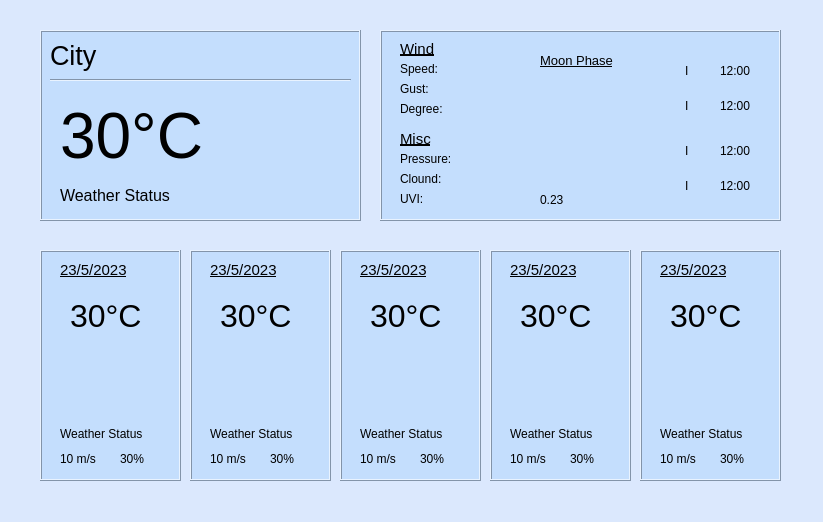
<?xml version="1.0" encoding="UTF-8"?>
<ui version="4.0">
 <class>MainWindow</class>
 <widget class="QWidget" name="MainWindow">
  <property name="windowModality">
   <enum>Qt::NonModal</enum>
  </property>
  <property name="geometry">
   <rect>
    <x>0</x>
    <y>0</y>
    <width>823</width>
    <height>522</height>
   </rect>
  </property>
  <property name="windowTitle">
   <string>MainWindow</string>
  </property>
  <property name="styleSheet">
   <string notr="true">background-color: rgb(219,232,253);
</string>
  </property>
  <widget class="QFrame" name="frame_1">
   <property name="geometry">
    <rect>
     <x>40</x>
     <y>250</y>
     <width>141</width>
     <height>231</height>
    </rect>
   </property>
   <property name="autoFillBackground">
    <bool>false</bool>
   </property>
   <property name="styleSheet">
    <string notr="true">background-color: rgb(196,222,253);</string>
   </property>
   <property name="frameShape">
    <enum>QFrame::Box</enum>
   </property>
   <property name="frameShadow">
    <enum>QFrame::Raised</enum>
   </property>
   <widget class="QLabel" name="date_1">
    <property name="geometry">
     <rect>
      <x>20</x>
      <y>10</y>
      <width>101</width>
      <height>20</height>
     </rect>
    </property>
    <property name="font">
     <font>
      <pointsize>11</pointsize>
      <underline>true</underline>
     </font>
    </property>
    <property name="text">
     <string>23/5/2023</string>
    </property>
    <property name="openExternalLinks">
     <bool>false</bool>
    </property>
   </widget>
   <widget class="QLabel" name="temp_1">
    <property name="geometry">
     <rect>
      <x>30</x>
      <y>40</y>
      <width>91</width>
      <height>51</height>
     </rect>
    </property>
    <property name="font">
     <font>
      <pointsize>24</pointsize>
     </font>
    </property>
    <property name="text">
     <string>30°C</string>
    </property>
   </widget>
   <widget class="QLabel" name="icon_1">
    <property name="geometry">
     <rect>
      <x>30</x>
      <y>70</y>
      <width>81</width>
      <height>81</height>
     </rect>
    </property>
    <property name="autoFillBackground">
     <bool>false</bool>
    </property>
    <property name="styleSheet">
     <string notr="true"/>
    </property>
    <property name="frameShape">
     <enum>QFrame::NoFrame</enum>
    </property>
    <property name="text">
     <string/>
    </property>
    <property name="scaledContents">
     <bool>true</bool>
    </property>
    <property name="alignment">
     <set>Qt::AlignLeading|Qt::AlignLeft|Qt::AlignTop</set>
    </property>
   </widget>
   <widget class="QLabel" name="wind_1">
    <property name="geometry">
     <rect>
      <x>20</x>
      <y>200</y>
      <width>54</width>
      <height>17</height>
     </rect>
    </property>
    <property name="text">
     <string>10 m/s</string>
    </property>
   </widget>
   <widget class="QLabel" name="hum_1">
    <property name="geometry">
     <rect>
      <x>80</x>
      <y>200</y>
      <width>54</width>
      <height>17</height>
     </rect>
    </property>
    <property name="toolTip">
     <string>&lt;html&gt;&lt;head/&gt;&lt;body&gt;&lt;p&gt;Humidity&lt;/p&gt;&lt;/body&gt;&lt;/html&gt;</string>
    </property>
    <property name="text">
     <string>30%</string>
    </property>
   </widget>
   <widget class="QLabel" name="status_1">
    <property name="geometry">
     <rect>
      <x>20</x>
      <y>168</y>
      <width>101</width>
      <height>31</height>
     </rect>
    </property>
    <property name="text">
     <string>Weather Status</string>
    </property>
    <property name="scaledContents">
     <bool>false</bool>
    </property>
   </widget>
   <zorder>icon_1</zorder>
   <zorder>date_1</zorder>
   <zorder>temp_1</zorder>
   <zorder>wind_1</zorder>
   <zorder>hum_1</zorder>
   <zorder>status_1</zorder>
  </widget>
  <widget class="QFrame" name="frame_2">
   <property name="geometry">
    <rect>
     <x>190</x>
     <y>250</y>
     <width>141</width>
     <height>231</height>
    </rect>
   </property>
   <property name="autoFillBackground">
    <bool>true</bool>
   </property>
   <property name="styleSheet">
    <string notr="true">background-color: rgb(196,222,253);</string>
   </property>
   <property name="frameShape">
    <enum>QFrame::Box</enum>
   </property>
   <property name="frameShadow">
    <enum>QFrame::Raised</enum>
   </property>
   <widget class="QLabel" name="date_2">
    <property name="geometry">
     <rect>
      <x>20</x>
      <y>10</y>
      <width>101</width>
      <height>20</height>
     </rect>
    </property>
    <property name="font">
     <font>
      <pointsize>11</pointsize>
      <underline>true</underline>
     </font>
    </property>
    <property name="text">
     <string>23/5/2023</string>
    </property>
   </widget>
   <widget class="QLabel" name="temp_2">
    <property name="geometry">
     <rect>
      <x>30</x>
      <y>40</y>
      <width>91</width>
      <height>51</height>
     </rect>
    </property>
    <property name="font">
     <font>
      <pointsize>24</pointsize>
     </font>
    </property>
    <property name="text">
     <string>30°C</string>
    </property>
   </widget>
   <widget class="QLabel" name="wind_2">
    <property name="geometry">
     <rect>
      <x>20</x>
      <y>200</y>
      <width>54</width>
      <height>17</height>
     </rect>
    </property>
    <property name="text">
     <string>10 m/s</string>
    </property>
   </widget>
   <widget class="QLabel" name="hum_2">
    <property name="geometry">
     <rect>
      <x>80</x>
      <y>200</y>
      <width>54</width>
      <height>17</height>
     </rect>
    </property>
    <property name="toolTip">
     <string>&lt;html&gt;&lt;head/&gt;&lt;body&gt;&lt;p&gt;Humidity&lt;/p&gt;&lt;/body&gt;&lt;/html&gt;</string>
    </property>
    <property name="text">
     <string>30%</string>
    </property>
   </widget>
   <widget class="QLabel" name="icon_2">
    <property name="geometry">
     <rect>
      <x>30</x>
      <y>70</y>
      <width>81</width>
      <height>81</height>
     </rect>
    </property>
    <property name="autoFillBackground">
     <bool>false</bool>
    </property>
    <property name="styleSheet">
     <string notr="true"/>
    </property>
    <property name="frameShape">
     <enum>QFrame::NoFrame</enum>
    </property>
    <property name="text">
     <string/>
    </property>
    <property name="scaledContents">
     <bool>true</bool>
    </property>
    <property name="alignment">
     <set>Qt::AlignLeading|Qt::AlignLeft|Qt::AlignTop</set>
    </property>
   </widget>
   <widget class="QLabel" name="status_2">
    <property name="geometry">
     <rect>
      <x>20</x>
      <y>168</y>
      <width>101</width>
      <height>31</height>
     </rect>
    </property>
    <property name="text">
     <string>Weather Status</string>
    </property>
   </widget>
   <zorder>icon_2</zorder>
   <zorder>date_2</zorder>
   <zorder>temp_2</zorder>
   <zorder>wind_2</zorder>
   <zorder>hum_2</zorder>
   <zorder>status_2</zorder>
  </widget>
  <widget class="QFrame" name="frame_3">
   <property name="geometry">
    <rect>
     <x>340</x>
     <y>250</y>
     <width>141</width>
     <height>231</height>
    </rect>
   </property>
   <property name="autoFillBackground">
    <bool>false</bool>
   </property>
   <property name="styleSheet">
    <string notr="true">background-color: rgb(196,222,253);</string>
   </property>
   <property name="frameShape">
    <enum>QFrame::Box</enum>
   </property>
   <property name="frameShadow">
    <enum>QFrame::Raised</enum>
   </property>
   <widget class="QLabel" name="date_3">
    <property name="geometry">
     <rect>
      <x>20</x>
      <y>10</y>
      <width>101</width>
      <height>20</height>
     </rect>
    </property>
    <property name="font">
     <font>
      <pointsize>11</pointsize>
      <underline>true</underline>
     </font>
    </property>
    <property name="text">
     <string>23/5/2023</string>
    </property>
   </widget>
   <widget class="QLabel" name="temp_3">
    <property name="geometry">
     <rect>
      <x>30</x>
      <y>40</y>
      <width>91</width>
      <height>51</height>
     </rect>
    </property>
    <property name="font">
     <font>
      <pointsize>24</pointsize>
     </font>
    </property>
    <property name="text">
     <string>30°C</string>
    </property>
   </widget>
   <widget class="QLabel" name="wind_3">
    <property name="geometry">
     <rect>
      <x>20</x>
      <y>200</y>
      <width>54</width>
      <height>17</height>
     </rect>
    </property>
    <property name="text">
     <string>10 m/s</string>
    </property>
   </widget>
   <widget class="QLabel" name="hum_3">
    <property name="geometry">
     <rect>
      <x>80</x>
      <y>200</y>
      <width>54</width>
      <height>17</height>
     </rect>
    </property>
    <property name="toolTip">
     <string>&lt;html&gt;&lt;head/&gt;&lt;body&gt;&lt;p&gt;Humidity&lt;/p&gt;&lt;/body&gt;&lt;/html&gt;</string>
    </property>
    <property name="text">
     <string>30%</string>
    </property>
   </widget>
   <widget class="QLabel" name="icon_3">
    <property name="geometry">
     <rect>
      <x>30</x>
      <y>70</y>
      <width>81</width>
      <height>81</height>
     </rect>
    </property>
    <property name="autoFillBackground">
     <bool>false</bool>
    </property>
    <property name="styleSheet">
     <string notr="true"/>
    </property>
    <property name="frameShape">
     <enum>QFrame::NoFrame</enum>
    </property>
    <property name="text">
     <string/>
    </property>
    <property name="scaledContents">
     <bool>true</bool>
    </property>
    <property name="alignment">
     <set>Qt::AlignLeading|Qt::AlignLeft|Qt::AlignTop</set>
    </property>
   </widget>
   <widget class="QLabel" name="status_3">
    <property name="geometry">
     <rect>
      <x>20</x>
      <y>168</y>
      <width>101</width>
      <height>31</height>
     </rect>
    </property>
    <property name="text">
     <string>Weather Status</string>
    </property>
   </widget>
   <zorder>icon_3</zorder>
   <zorder>date_3</zorder>
   <zorder>temp_3</zorder>
   <zorder>wind_3</zorder>
   <zorder>hum_3</zorder>
   <zorder>status_3</zorder>
  </widget>
  <widget class="QFrame" name="frame_4">
   <property name="geometry">
    <rect>
     <x>490</x>
     <y>250</y>
     <width>141</width>
     <height>231</height>
    </rect>
   </property>
   <property name="autoFillBackground">
    <bool>false</bool>
   </property>
   <property name="styleSheet">
    <string notr="true">background-color: rgb(196,222,253);</string>
   </property>
   <property name="frameShape">
    <enum>QFrame::Box</enum>
   </property>
   <property name="frameShadow">
    <enum>QFrame::Raised</enum>
   </property>
   <widget class="QLabel" name="date_4">
    <property name="geometry">
     <rect>
      <x>20</x>
      <y>10</y>
      <width>101</width>
      <height>20</height>
     </rect>
    </property>
    <property name="font">
     <font>
      <pointsize>11</pointsize>
      <underline>true</underline>
     </font>
    </property>
    <property name="text">
     <string>23/5/2023</string>
    </property>
   </widget>
   <widget class="QLabel" name="temp_4">
    <property name="geometry">
     <rect>
      <x>30</x>
      <y>40</y>
      <width>91</width>
      <height>51</height>
     </rect>
    </property>
    <property name="font">
     <font>
      <pointsize>24</pointsize>
     </font>
    </property>
    <property name="text">
     <string>30°C</string>
    </property>
   </widget>
   <widget class="QLabel" name="wind_4">
    <property name="geometry">
     <rect>
      <x>20</x>
      <y>200</y>
      <width>54</width>
      <height>17</height>
     </rect>
    </property>
    <property name="text">
     <string>10 m/s</string>
    </property>
   </widget>
   <widget class="QLabel" name="hum_4">
    <property name="geometry">
     <rect>
      <x>80</x>
      <y>200</y>
      <width>54</width>
      <height>17</height>
     </rect>
    </property>
    <property name="toolTip">
     <string>&lt;html&gt;&lt;head/&gt;&lt;body&gt;&lt;p&gt;Humidity&lt;/p&gt;&lt;/body&gt;&lt;/html&gt;</string>
    </property>
    <property name="text">
     <string>30%</string>
    </property>
   </widget>
   <widget class="QLabel" name="icon_4">
    <property name="geometry">
     <rect>
      <x>30</x>
      <y>70</y>
      <width>81</width>
      <height>81</height>
     </rect>
    </property>
    <property name="autoFillBackground">
     <bool>false</bool>
    </property>
    <property name="styleSheet">
     <string notr="true"/>
    </property>
    <property name="frameShape">
     <enum>QFrame::NoFrame</enum>
    </property>
    <property name="text">
     <string/>
    </property>
    <property name="scaledContents">
     <bool>true</bool>
    </property>
    <property name="alignment">
     <set>Qt::AlignLeading|Qt::AlignLeft|Qt::AlignTop</set>
    </property>
   </widget>
   <widget class="QLabel" name="status_4">
    <property name="geometry">
     <rect>
      <x>20</x>
      <y>168</y>
      <width>101</width>
      <height>31</height>
     </rect>
    </property>
    <property name="text">
     <string>Weather Status</string>
    </property>
   </widget>
   <zorder>icon_4</zorder>
   <zorder>date_4</zorder>
   <zorder>temp_4</zorder>
   <zorder>wind_4</zorder>
   <zorder>hum_4</zorder>
   <zorder>status_4</zorder>
  </widget>
  <widget class="QFrame" name="frame_5">
   <property name="geometry">
    <rect>
     <x>640</x>
     <y>250</y>
     <width>141</width>
     <height>231</height>
    </rect>
   </property>
   <property name="autoFillBackground">
    <bool>false</bool>
   </property>
   <property name="styleSheet">
    <string notr="true">background-color: rgb(196,222,253);</string>
   </property>
   <property name="frameShape">
    <enum>QFrame::Box</enum>
   </property>
   <property name="frameShadow">
    <enum>QFrame::Raised</enum>
   </property>
   <widget class="QLabel" name="date_5">
    <property name="geometry">
     <rect>
      <x>20</x>
      <y>10</y>
      <width>101</width>
      <height>20</height>
     </rect>
    </property>
    <property name="font">
     <font>
      <pointsize>11</pointsize>
      <underline>true</underline>
     </font>
    </property>
    <property name="text">
     <string>23/5/2023</string>
    </property>
   </widget>
   <widget class="QLabel" name="temp_5">
    <property name="geometry">
     <rect>
      <x>30</x>
      <y>40</y>
      <width>81</width>
      <height>51</height>
     </rect>
    </property>
    <property name="font">
     <font>
      <pointsize>24</pointsize>
     </font>
    </property>
    <property name="text">
     <string>30°C</string>
    </property>
   </widget>
   <widget class="QLabel" name="wind_5">
    <property name="geometry">
     <rect>
      <x>20</x>
      <y>200</y>
      <width>54</width>
      <height>17</height>
     </rect>
    </property>
    <property name="text">
     <string>10 m/s</string>
    </property>
   </widget>
   <widget class="QLabel" name="hum_5">
    <property name="geometry">
     <rect>
      <x>80</x>
      <y>200</y>
      <width>54</width>
      <height>17</height>
     </rect>
    </property>
    <property name="toolTip">
     <string>&lt;html&gt;&lt;head/&gt;&lt;body&gt;&lt;p&gt;Humidity&lt;/p&gt;&lt;/body&gt;&lt;/html&gt;</string>
    </property>
    <property name="text">
     <string>30%</string>
    </property>
   </widget>
   <widget class="QLabel" name="icon_5">
    <property name="geometry">
     <rect>
      <x>30</x>
      <y>70</y>
      <width>81</width>
      <height>81</height>
     </rect>
    </property>
    <property name="autoFillBackground">
     <bool>false</bool>
    </property>
    <property name="styleSheet">
     <string notr="true"/>
    </property>
    <property name="frameShape">
     <enum>QFrame::NoFrame</enum>
    </property>
    <property name="text">
     <string/>
    </property>
    <property name="scaledContents">
     <bool>true</bool>
    </property>
    <property name="alignment">
     <set>Qt::AlignLeading|Qt::AlignLeft|Qt::AlignTop</set>
    </property>
   </widget>
   <widget class="QLabel" name="status_5">
    <property name="geometry">
     <rect>
      <x>20</x>
      <y>168</y>
      <width>101</width>
      <height>31</height>
     </rect>
    </property>
    <property name="text">
     <string>Weather Status</string>
    </property>
   </widget>
   <zorder>icon_5</zorder>
   <zorder>date_5</zorder>
   <zorder>temp_5</zorder>
   <zorder>wind_5</zorder>
   <zorder>hum_5</zorder>
   <zorder>status_5</zorder>
  </widget>
  <widget class="QFrame" name="mainFrame">
   <property name="geometry">
    <rect>
     <x>40</x>
     <y>30</y>
     <width>321</width>
     <height>191</height>
    </rect>
   </property>
   <property name="autoFillBackground">
    <bool>false</bool>
   </property>
   <property name="styleSheet">
    <string notr="true">background-color: rgb(196,222,253);</string>
   </property>
   <property name="frameShape">
    <enum>QFrame::Box</enum>
   </property>
   <property name="frameShadow">
    <enum>QFrame::Raised</enum>
   </property>
   <widget class="QLabel" name="mainTemp">
    <property name="geometry">
     <rect>
      <x>20</x>
      <y>60</y>
      <width>161</width>
      <height>91</height>
     </rect>
    </property>
    <property name="font">
     <font>
      <pointsize>48</pointsize>
     </font>
    </property>
    <property name="text">
     <string>30°C</string>
    </property>
   </widget>
   <widget class="QLabel" name="mainCity">
    <property name="geometry">
     <rect>
      <x>10</x>
      <y>10</y>
      <width>301</width>
      <height>31</height>
     </rect>
    </property>
    <property name="font">
     <font>
      <pointsize>20</pointsize>
     </font>
    </property>
    <property name="frameShape">
     <enum>QFrame::NoFrame</enum>
    </property>
    <property name="text">
     <string>City</string>
    </property>
   </widget>
   <widget class="Line" name="line">
    <property name="geometry">
     <rect>
      <x>10</x>
      <y>40</y>
      <width>301</width>
      <height>20</height>
     </rect>
    </property>
    <property name="orientation">
     <enum>Qt::Horizontal</enum>
    </property>
   </widget>
   <widget class="QLabel" name="mainIcon">
    <property name="geometry">
     <rect>
      <x>160</x>
      <y>30</y>
      <width>151</width>
      <height>151</height>
     </rect>
    </property>
    <property name="autoFillBackground">
     <bool>false</bool>
    </property>
    <property name="styleSheet">
     <string notr="true"/>
    </property>
    <property name="frameShape">
     <enum>QFrame::NoFrame</enum>
    </property>
    <property name="text">
     <string/>
    </property>
    <property name="scaledContents">
     <bool>true</bool>
    </property>
    <property name="wordWrap">
     <bool>false</bool>
    </property>
   </widget>
   <widget class="QLabel" name="mainStatus">
    <property name="geometry">
     <rect>
      <x>20</x>
      <y>150</y>
      <width>151</width>
      <height>31</height>
     </rect>
    </property>
    <property name="font">
     <font>
      <pointsize>12</pointsize>
     </font>
    </property>
    <property name="text">
     <string>Weather Status</string>
    </property>
   </widget>
   <zorder>mainIcon</zorder>
   <zorder>line</zorder>
   <zorder>mainTemp</zorder>
   <zorder>mainCity</zorder>
   <zorder>mainStatus</zorder>
  </widget>
  <widget class="QFrame" name="mainFrame_2">
   <property name="geometry">
    <rect>
     <x>380</x>
     <y>30</y>
     <width>401</width>
     <height>191</height>
    </rect>
   </property>
   <property name="autoFillBackground">
    <bool>false</bool>
   </property>
   <property name="styleSheet">
    <string notr="true">background-color: rgb(196,222,253);</string>
   </property>
   <property name="frameShape">
    <enum>QFrame::Box</enum>
   </property>
   <property name="frameShadow">
    <enum>QFrame::Raised</enum>
   </property>
   <widget class="QLabel" name="label">
    <property name="geometry">
     <rect>
      <x>20</x>
      <y>10</y>
      <width>54</width>
      <height>17</height>
     </rect>
    </property>
    <property name="font">
     <font>
      <pointsize>11</pointsize>
      <underline>true</underline>
     </font>
    </property>
    <property name="text">
     <string>Wind</string>
    </property>
   </widget>
   <widget class="QLabel" name="speed">
    <property name="geometry">
     <rect>
      <x>20</x>
      <y>30</y>
      <width>91</width>
      <height>17</height>
     </rect>
    </property>
    <property name="text">
     <string>Speed: </string>
    </property>
   </widget>
   <widget class="QLabel" name="degree">
    <property name="geometry">
     <rect>
      <x>20</x>
      <y>70</y>
      <width>91</width>
      <height>17</height>
     </rect>
    </property>
    <property name="frameShape">
     <enum>QFrame::NoFrame</enum>
    </property>
    <property name="text">
     <string>Degree: </string>
    </property>
   </widget>
   <widget class="QLabel" name="gust">
    <property name="geometry">
     <rect>
      <x>20</x>
      <y>50</y>
      <width>101</width>
      <height>17</height>
     </rect>
    </property>
    <property name="text">
     <string>Gust: </string>
    </property>
   </widget>
   <widget class="QLabel" name="sunDown">
    <property name="geometry">
     <rect>
      <x>305</x>
      <y>60</y>
      <width>31</width>
      <height>31</height>
     </rect>
    </property>
    <property name="autoFillBackground">
     <bool>false</bool>
    </property>
    <property name="styleSheet">
     <string notr="true"/>
    </property>
    <property name="frameShape">
     <enum>QFrame::NoFrame</enum>
    </property>
    <property name="frameShadow">
     <enum>QFrame::Plain</enum>
    </property>
    <property name="text">
     <string>I</string>
    </property>
    <property name="scaledContents">
     <bool>true</bool>
    </property>
    <property name="wordWrap">
     <bool>false</bool>
    </property>
   </widget>
   <widget class="QLabel" name="sunRise">
    <property name="geometry">
     <rect>
      <x>305</x>
      <y>25</y>
      <width>31</width>
      <height>31</height>
     </rect>
    </property>
    <property name="autoFillBackground">
     <bool>false</bool>
    </property>
    <property name="styleSheet">
     <string notr="true"/>
    </property>
    <property name="frameShape">
     <enum>QFrame::NoFrame</enum>
    </property>
    <property name="frameShadow">
     <enum>QFrame::Plain</enum>
    </property>
    <property name="text">
     <string>I</string>
    </property>
    <property name="scaledContents">
     <bool>true</bool>
    </property>
    <property name="wordWrap">
     <bool>false</bool>
    </property>
   </widget>
   <widget class="QLabel" name="moonRise">
    <property name="geometry">
     <rect>
      <x>305</x>
      <y>105</y>
      <width>31</width>
      <height>31</height>
     </rect>
    </property>
    <property name="autoFillBackground">
     <bool>false</bool>
    </property>
    <property name="styleSheet">
     <string notr="true"/>
    </property>
    <property name="frameShape">
     <enum>QFrame::NoFrame</enum>
    </property>
    <property name="frameShadow">
     <enum>QFrame::Plain</enum>
    </property>
    <property name="text">
     <string>I</string>
    </property>
    <property name="scaledContents">
     <bool>true</bool>
    </property>
    <property name="wordWrap">
     <bool>false</bool>
    </property>
   </widget>
   <widget class="QLabel" name="moonDown">
    <property name="geometry">
     <rect>
      <x>305</x>
      <y>140</y>
      <width>31</width>
      <height>31</height>
     </rect>
    </property>
    <property name="autoFillBackground">
     <bool>false</bool>
    </property>
    <property name="styleSheet">
     <string notr="true"/>
    </property>
    <property name="frameShape">
     <enum>QFrame::NoFrame</enum>
    </property>
    <property name="frameShadow">
     <enum>QFrame::Plain</enum>
    </property>
    <property name="text">
     <string>I</string>
    </property>
    <property name="scaledContents">
     <bool>true</bool>
    </property>
    <property name="wordWrap">
     <bool>false</bool>
    </property>
   </widget>
   <widget class="QLabel" name="sunRiseTime">
    <property name="geometry">
     <rect>
      <x>340</x>
      <y>25</y>
      <width>31</width>
      <height>31</height>
     </rect>
    </property>
    <property name="autoFillBackground">
     <bool>false</bool>
    </property>
    <property name="styleSheet">
     <string notr="true"/>
    </property>
    <property name="frameShape">
     <enum>QFrame::NoFrame</enum>
    </property>
    <property name="frameShadow">
     <enum>QFrame::Plain</enum>
    </property>
    <property name="text">
     <string>12:00</string>
    </property>
    <property name="scaledContents">
     <bool>true</bool>
    </property>
    <property name="wordWrap">
     <bool>false</bool>
    </property>
   </widget>
   <widget class="QLabel" name="sunDownTime">
    <property name="geometry">
     <rect>
      <x>340</x>
      <y>60</y>
      <width>31</width>
      <height>31</height>
     </rect>
    </property>
    <property name="autoFillBackground">
     <bool>false</bool>
    </property>
    <property name="styleSheet">
     <string notr="true"/>
    </property>
    <property name="frameShape">
     <enum>QFrame::NoFrame</enum>
    </property>
    <property name="frameShadow">
     <enum>QFrame::Plain</enum>
    </property>
    <property name="text">
     <string>12:00</string>
    </property>
    <property name="scaledContents">
     <bool>true</bool>
    </property>
    <property name="wordWrap">
     <bool>false</bool>
    </property>
   </widget>
   <widget class="QLabel" name="moonRiseTime">
    <property name="geometry">
     <rect>
      <x>340</x>
      <y>105</y>
      <width>31</width>
      <height>31</height>
     </rect>
    </property>
    <property name="autoFillBackground">
     <bool>false</bool>
    </property>
    <property name="styleSheet">
     <string notr="true"/>
    </property>
    <property name="frameShape">
     <enum>QFrame::NoFrame</enum>
    </property>
    <property name="frameShadow">
     <enum>QFrame::Plain</enum>
    </property>
    <property name="text">
     <string>12:00</string>
    </property>
    <property name="scaledContents">
     <bool>true</bool>
    </property>
    <property name="wordWrap">
     <bool>false</bool>
    </property>
   </widget>
   <widget class="QLabel" name="moonDownTime">
    <property name="geometry">
     <rect>
      <x>340</x>
      <y>140</y>
      <width>31</width>
      <height>31</height>
     </rect>
    </property>
    <property name="autoFillBackground">
     <bool>false</bool>
    </property>
    <property name="styleSheet">
     <string notr="true"/>
    </property>
    <property name="frameShape">
     <enum>QFrame::NoFrame</enum>
    </property>
    <property name="frameShadow">
     <enum>QFrame::Plain</enum>
    </property>
    <property name="text">
     <string>12:00</string>
    </property>
    <property name="scaledContents">
     <bool>true</bool>
    </property>
    <property name="wordWrap">
     <bool>false</bool>
    </property>
   </widget>
   <widget class="QLabel" name="uvi">
    <property name="geometry">
     <rect>
      <x>20</x>
      <y>160</y>
      <width>91</width>
      <height>17</height>
     </rect>
    </property>
    <property name="frameShape">
     <enum>QFrame::NoFrame</enum>
    </property>
    <property name="text">
     <string>UVI: </string>
    </property>
   </widget>
   <widget class="QLabel" name="label_6">
    <property name="geometry">
     <rect>
      <x>20</x>
      <y>100</y>
      <width>54</width>
      <height>17</height>
     </rect>
    </property>
    <property name="font">
     <font>
      <pointsize>11</pointsize>
      <underline>true</underline>
     </font>
    </property>
    <property name="text">
     <string>Misc</string>
    </property>
   </widget>
   <widget class="QLabel" name="cloud">
    <property name="geometry">
     <rect>
      <x>20</x>
      <y>140</y>
      <width>101</width>
      <height>17</height>
     </rect>
    </property>
    <property name="text">
     <string>Clound: </string>
    </property>
   </widget>
   <widget class="QLabel" name="pressure">
    <property name="geometry">
     <rect>
      <x>20</x>
      <y>120</y>
      <width>101</width>
      <height>17</height>
     </rect>
    </property>
    <property name="text">
     <string>Pressure:</string>
    </property>
   </widget>
   <widget class="QLabel" name="moon_phase">
    <property name="geometry">
     <rect>
      <x>160</x>
      <y>50</y>
      <width>101</width>
      <height>101</height>
     </rect>
    </property>
    <property name="text">
     <string/>
    </property>
    <property name="scaledContents">
     <bool>true</bool>
    </property>
   </widget>
   <widget class="QLabel" name="moonPhaseText">
    <property name="geometry">
     <rect>
      <x>160</x>
      <y>160</y>
      <width>101</width>
      <height>20</height>
     </rect>
    </property>
    <property name="text">
     <string>0.23</string>
    </property>
   </widget>
   <widget class="QLabel" name="label_3">
    <property name="geometry">
     <rect>
      <x>160</x>
      <y>20</y>
      <width>101</width>
      <height>20</height>
     </rect>
    </property>
    <property name="font">
     <font>
      <pointsize>10</pointsize>
      <underline>true</underline>
     </font>
    </property>
    <property name="text">
     <string>Moon Phase</string>
    </property>
   </widget>
  </widget>
 </widget>
 <resources/>
 <connections/>
</ui>
